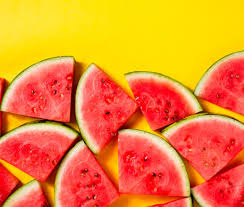
#> input picture RO/laba5/images.jpg, 244 x 207 px; its folder holds 4 pictures in this run
$ jupyter execute main.ipynb   (older library calls are emulated)
#> lines starting #> are read from the running program, lines starting #| are printed output that depends on the picture
[cell 1]
import numpy as np
from glob import glob
import itertools
from skimage.io import imread, imshow
from skimage.feature import canny
from skimage.filters import sobel, laplace, prewitt, roberts
from scipy import ndimage as ndi
import cv2
import matplotlib.pyplot as plt

[cell 2]
images_path = glob('*.jpg')
images_path

[cell 3]
images = list(map(imread, images_path))
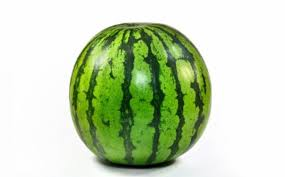
#> input picture RO/laba5/арбуз.jpg, 285 x 177 px
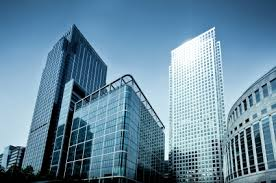
#> input picture RO/laba5/здание.jpg, 276 x 183 px
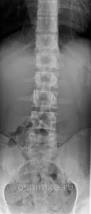
#> input picture RO/laba5/рентген.jpg, 91 x 214 px
#> images = 4 items

[cell 4]
fig, axs = plt.subplots(nrows = len(images), ncols = 1, figsize = (8,10))

for idx, image in enumerate(images):
    axs[idx].imshow(image)
#> this loop made 4 passes

## Алгоритм Кенни

[cell 5]
def canny_border(image, threshold1, threshold2):
    image = cv2.GaussianBlur(image, (3, 3), 0);
    gray = cv2.cvtColor(image, cv2.COLOR_BGR2GRAY)
    edg = cv2.Canny(gray, threshold1, threshold2)
    return edg

[cell 6]
fig, axs = plt.subplots(nrows = len(images), ncols = 1, figsize = (8,10))

for idx, image in enumerate(images):
    axs[idx].imshow(canny_border(image, 100, 100)) #нужно проварьировать числа, например (100,200), (10,200) и глянуть результат

## Алгоритм Робертса

[cell 7]
def roberts_border(image):
    image = cv2.GaussianBlur(image, (3, 3), 0);

    gray = cv2.cvtColor(image, cv2.COLOR_BGR2GRAY)

    kernelx = np.array([[1,0],[0, -1]])
    kernely = np.array([[0,1],[-1,0]])

    img_robertsx = cv2.filter2D(gray, -1, kernelx)
    img_robertsy = cv2.filter2D(gray, -1, kernely)
    img_roberts = img_robertsx + img_robertsy

    return(img_roberts)

[cell 8]
fig, axs = plt.subplots(nrows = len(images), ncols = 1, figsize = (8,10))

for idx, image in enumerate(images):
    axs[idx].imshow(roberts_border(image))

## Алгоритм Преввита

[cell 9]
def prewitt_border(image):
    image = cv2.GaussianBlur(image, (3, 3), 0);

    gray = cv2.cvtColor(image, cv2.COLOR_BGR2GRAY)

    kernelx = np.array([[1,1,1],[0,0,0],[-1,-1,-1]])
    kernely = np.array([[-1,0,1],[-1,0,1],[-1,0,1]])

    img_prewittx = cv2.filter2D(gray, -1, kernelx)
    img_prewitty = cv2.filter2D(gray, -1, kernely)
    img_prewitt = img_prewittx + img_prewitty

    return(img_prewitt)

[cell 10]
fig, axs = plt.subplots(nrows = len(images), ncols = 1, figsize = (8,10))
for idx, image in enumerate(images):
    axs[idx].imshow(prewitt_border(image))
#> this loop made 4 passes
#> pass 1, in prewitt_border, `img_prewitt = img_prewittx + img_prewitty`:
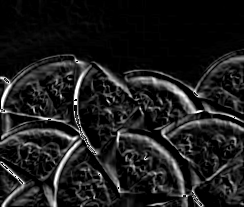
#> img_prewitt: shape (207, 244); min 0, max 255, mean 29.5
#> pass 2, in prewitt_border (call 2), `img_prewittx = cv2.filter2D(gray, -1, kernelx)`:
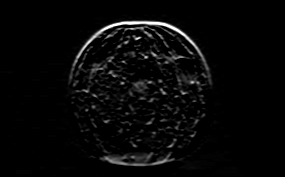
#> img_prewittx: shape (177, 285); min 0, max 255, mean 7.7
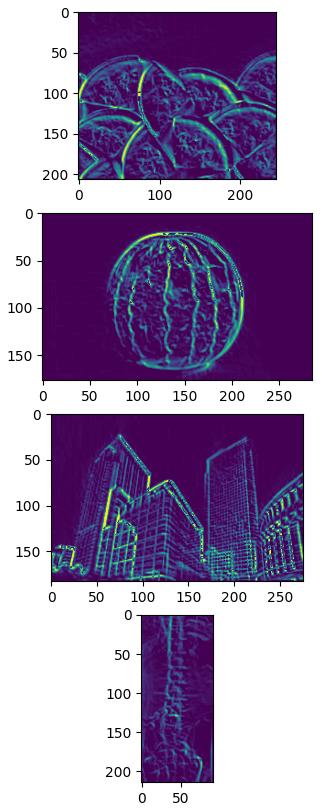
#> figure drawn by matplotlib, 4 panels

## Алгоритм Собеля

[cell 11]
def sobel_border(image, ksize):
    ddepth = cv2.CV_16S
    image = cv2.GaussianBlur(image, (3, 3), 0)
    gray = cv2.cvtColor(image, cv2.COLOR_BGR2GRAY)
    edg = cv2.Sobel(gray, ddepth, 1, 0, ksize=ksize, scale=1, delta=0, borderType=cv2.BORDER_DEFAULT)
    return edg

[cell 12]
fig, axs = plt.subplots(nrows = len(images), ncols = 1, figsize = (8,10))
for idx, image in enumerate(images):
    axs[idx].imshow(sobel_border(image, 3)) #проварьировать (3,5,7)
#> this loop made 4 passes
#> pass 3, in sobel_border (call 3), `gray = cv2.cvtColor(image, cv2.COLOR_BGR2GRAY)`:
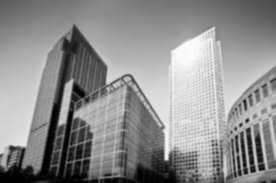
#> gray: shape (183, 276); min 0, max 254, mean 141

## Алгоритм Лапласиана

[cell 13]
def laplasian_border(image, ksize):
    ddepth = cv2.CV_16S
    image = cv2.GaussianBlur(image, (3, 3), 0);
    gray = cv2.cvtColor(image, cv2.COLOR_BGR2GRAY)
    edg = cv2.Laplacian(gray, ddepth, ksize = ksize)
    return edg

[cell 14]
fig, axs = plt.subplots(nrows = len(images), ncols = 1, figsize = (8,10))
for idx, image in enumerate(images):
    axs[idx].imshow(laplasian_border(image, 3))
#> this loop made 4 passes
#> pass 1, in laplasian_border, `edg = cv2.Laplacian(gray, ddepth, ksize = ksize)`:
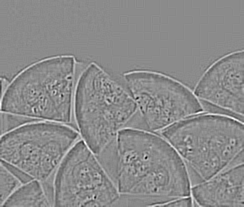
#> edg: shape (207, 244) int16; min -350, max 290, mean 0; drawn with min black and max white
#> pass 3, in laplasian_border (call 3), `edg = cv2.Laplacian(gray, ddepth, ksize = ksize)`:
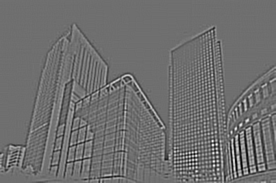
#> edg: shape (183, 276) int16; min -416, max 538, mean 0.1; drawn with min black and max white
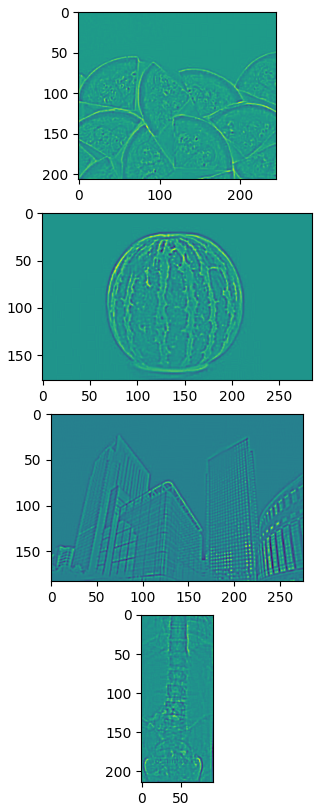
#> figure drawn by matplotlib, 4 panels
